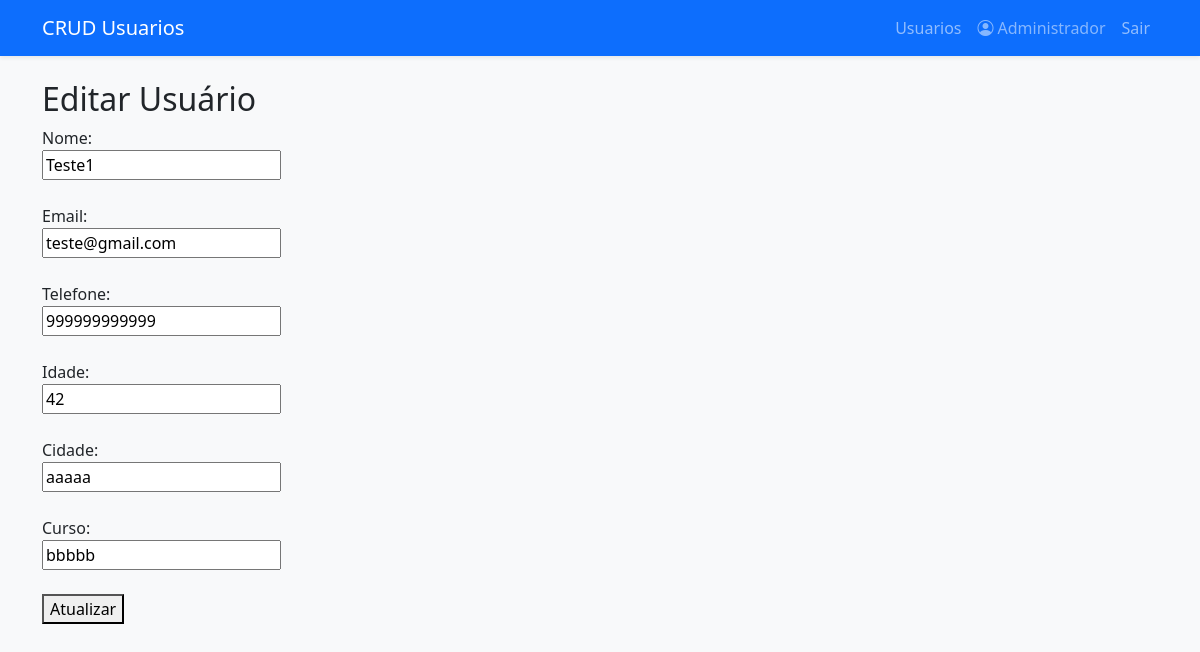
The page /Projeto_Unisenai_PHP/editar.php?id=27 (signed in) on the database its author committed.
### tables this page shows
CREATE TABLE `usuarios` (
  `id` int(11) NOT NULL,
  `nome` varchar(150) NOT NULL,
  `email` varchar(100) NOT NULL,
  `telefone` varchar(20) NOT NULL,
  `idade` int(11) NOT NULL,
  `cidade` varchar(100) NOT NULL,
  `curso` varchar(100) NOT NULL
);

### Projeto_Unisenai_PHP/editar.php (the view, shortened to what this page needs)
<?php
include 'conexao.php';
include 'includes/header.php';
$id = $_GET['id'];
$res = mysqli_query($conn, "SELECT * FROM usuarios WHERE id = $id");
$dados = mysqli_fetch_assoc($res);
?>
<h2>Editar Usuário</h2>
<form action="atualizar.php" method="POST">
  Nome: <br>
  <input type="text" name="nome" value="<?php echo $dados['nome']; ?>"><br><br>
  Email: <br>
  <input type="email" name="email" value="<?php echo $dados['email']; ?>"><br><br>
  Telefone: <br>
  <input type="text" name="telefone" value="<?php echo $dados['telefone']; ?>"><br><br>
  Idade: <br>
  <input type="number" name="idade" value="<?php echo $dados['idade']; ?>"><br><br>
  Cidade: <br>
  <input type="text" name="cidade" value="<?php echo $dados['cidade']; ?>"><br><br>
  Curso: <br>
  <input type="text" name="curso" value="<?php echo $dados['curso']; ?>"><br><br>
  <button type="submit">Atualizar</button>
</form>

### rows shown on the page
usuarios: nome "Teste1", email "teste@gmail.com", telefone "999999999999", idade "42", cidade "aaaaa", curso "bbbbb"

### other values the page prints
get_logged_user_name() "Administrador"
